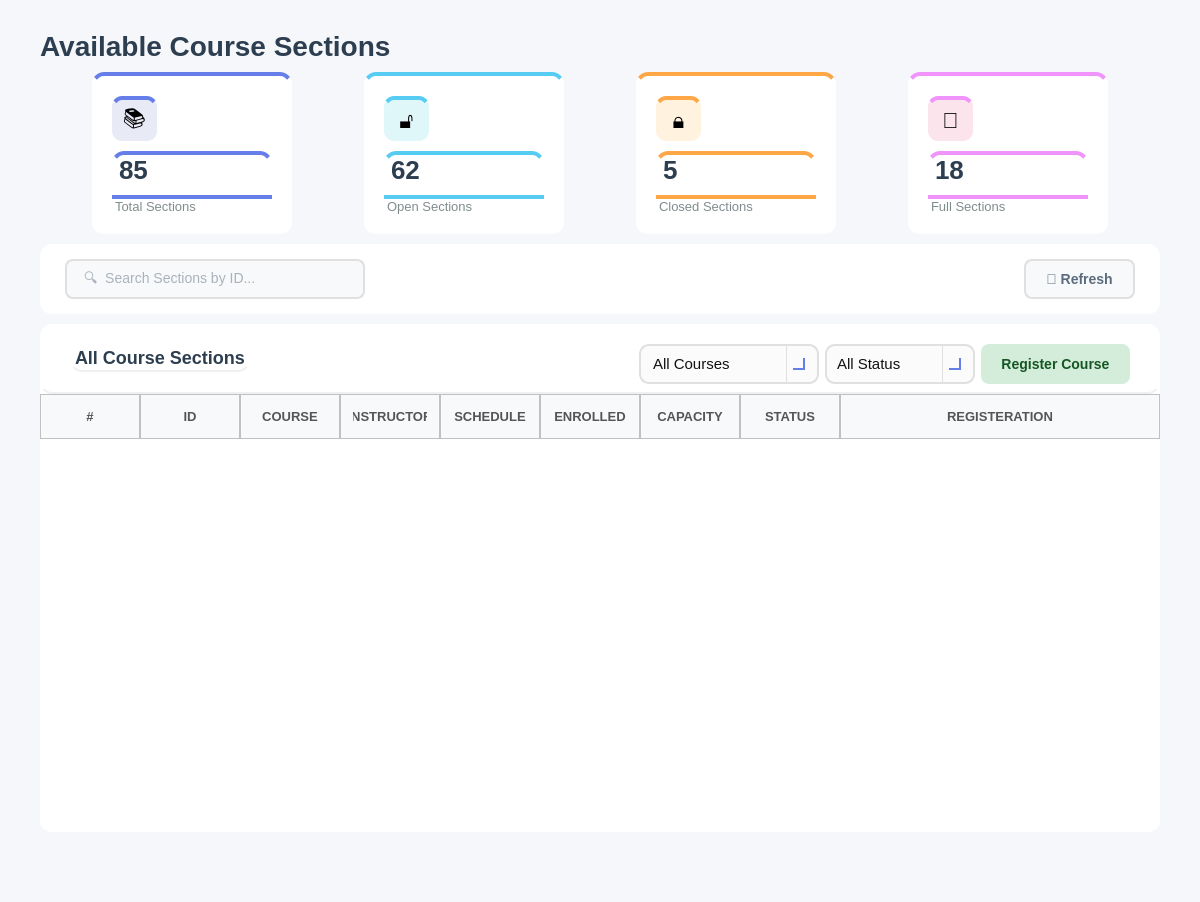
<?xml version="1.0" encoding="UTF-8"?>
<ui version="4.0">
 <class>ViewSections</class>
 <widget class="QWidget" name="ViewSections">
  <property name="geometry">
   <rect>
    <x>0</x>
    <y>0</y>
    <width>1200</width>
    <height>902</height>
   </rect>
  </property>
  <property name="windowTitle">
   <string>Avaliable Sections</string>
  </property>
  <property name="styleSheet">
   <string notr="true">background-color: #f5f7fa;</string>
  </property>
  <layout class="QVBoxLayout" name="mainLayout">
   <property name="spacing">
    <number>10</number>
   </property>
   <property name="leftMargin">
    <number>40</number>
   </property>
   <property name="topMargin">
    <number>30</number>
   </property>
   <property name="rightMargin">
    <number>40</number>
   </property>
   <property name="bottomMargin">
    <number>30</number>
   </property>
   <item>
    <layout class="QHBoxLayout" name="headerLayout">
     <item>
      <widget class="QLabel" name="labelTitle">
       <property name="styleSheet">
        <string notr="true">font-size: 28px; font-weight: bold; color: #2c3e50; background: transparent;</string>
       </property>
       <property name="text">
        <string>Available Course Sections</string>
       </property>
      </widget>
     </item>
     <item>
      <spacer name="headerSpacer">
       <property name="orientation">
        <enum>Qt::Orientation::Horizontal</enum>
       </property>
       <property name="sizeHint" stdset="0">
        <size>
         <width>40</width>
         <height>20</height>
        </size>
       </property>
      </spacer>
     </item>
    </layout>
   </item>
   <item>
    <layout class="QHBoxLayout" name="statsLayout">
     <property name="spacing">
      <number>20</number>
     </property>
     <item>
      <widget class="QFrame" name="totalSectionsFrame">
       <property name="minimumSize">
        <size>
         <width>0</width>
         <height>140</height>
        </size>
       </property>
       <property name="maximumSize">
        <size>
         <width>200</width>
         <height>16777215</height>
        </size>
       </property>
       <property name="styleSheet">
        <string notr="true">background-color: white; border-radius: 12px; border-top: 4px solid #667eea;</string>
       </property>
       <property name="frameShape">
        <enum>QFrame::Shape::StyledPanel</enum>
       </property>
       <layout class="QVBoxLayout" name="totalSectionsLayout">
        <property name="spacing">
         <number>10</number>
        </property>
        <property name="leftMargin">
         <number>20</number>
        </property>
        <property name="topMargin">
         <number>20</number>
        </property>
        <property name="rightMargin">
         <number>20</number>
        </property>
        <property name="bottomMargin">
         <number>20</number>
        </property>
        <item>
         <widget class="QLabel" name="totalSectionsIcon">
          <property name="minimumSize">
           <size>
            <width>45</width>
            <height>45</height>
           </size>
          </property>
          <property name="maximumSize">
           <size>
            <width>45</width>
            <height>45</height>
           </size>
          </property>
          <property name="styleSheet">
           <string notr="true">background-color: #e8eaf6; border-radius: 10px; font-size: 22px;</string>
          </property>
          <property name="text">
           <string>📚</string>
          </property>
          <property name="alignment">
           <set>Qt::AlignmentFlag::AlignCenter</set>
          </property>
         </widget>
        </item>
        <item>
         <widget class="QLabel" name="labelTotalSectionsCount">
          <property name="styleSheet">
           <string notr="true">font-size: 26px; font-weight: bold; color: #2c3e50; background: transparent;</string>
          </property>
          <property name="text">
           <string>85</string>
          </property>
         </widget>
        </item>
        <item>
         <widget class="QLabel" name="labelTotalSections">
          <property name="styleSheet">
           <string notr="true">font-size: 13px; color: #7f8c8d; background: transparent;</string>
          </property>
          <property name="text">
           <string>Total Sections</string>
          </property>
         </widget>
        </item>
       </layout>
      </widget>
     </item>
     <item>
      <widget class="QFrame" name="openSectionsFrame">
       <property name="minimumSize">
        <size>
         <width>0</width>
         <height>140</height>
        </size>
       </property>
       <property name="maximumSize">
        <size>
         <width>200</width>
         <height>16777215</height>
        </size>
       </property>
       <property name="styleSheet">
        <string notr="true">background-color: white; border-radius: 12px; border-top: 4px solid #56ccf2;</string>
       </property>
       <property name="frameShape">
        <enum>QFrame::Shape::StyledPanel</enum>
       </property>
       <layout class="QVBoxLayout" name="openSectionsLayout">
        <property name="spacing">
         <number>10</number>
        </property>
        <property name="leftMargin">
         <number>20</number>
        </property>
        <property name="topMargin">
         <number>20</number>
        </property>
        <property name="rightMargin">
         <number>20</number>
        </property>
        <property name="bottomMargin">
         <number>20</number>
        </property>
        <item>
         <widget class="QLabel" name="openSectionsIcon">
          <property name="minimumSize">
           <size>
            <width>45</width>
            <height>45</height>
           </size>
          </property>
          <property name="maximumSize">
           <size>
            <width>45</width>
            <height>45</height>
           </size>
          </property>
          <property name="styleSheet">
           <string notr="true">background-color: #e0f7fa; border-radius: 10px; font-size: 22px;</string>
          </property>
          <property name="text">
           <string>🔓</string>
          </property>
          <property name="alignment">
           <set>Qt::AlignmentFlag::AlignCenter</set>
          </property>
         </widget>
        </item>
        <item>
         <widget class="QLabel" name="labelOpenSectionsCount">
          <property name="styleSheet">
           <string notr="true">font-size: 26px; font-weight: bold; color: #2c3e50; background: transparent;</string>
          </property>
          <property name="text">
           <string>62</string>
          </property>
         </widget>
        </item>
        <item>
         <widget class="QLabel" name="labelOpenSections">
          <property name="styleSheet">
           <string notr="true">font-size: 13px; color: #7f8c8d; background: transparent;</string>
          </property>
          <property name="text">
           <string>Open Sections</string>
          </property>
         </widget>
        </item>
       </layout>
      </widget>
     </item>
     <item>
      <widget class="QFrame" name="closedSectionsFrame">
       <property name="minimumSize">
        <size>
         <width>0</width>
         <height>140</height>
        </size>
       </property>
       <property name="maximumSize">
        <size>
         <width>200</width>
         <height>16777215</height>
        </size>
       </property>
       <property name="styleSheet">
        <string notr="true">background-color: white; border-radius: 12px; border-top: 4px solid #ffa647;</string>
       </property>
       <property name="frameShape">
        <enum>QFrame::Shape::StyledPanel</enum>
       </property>
       <layout class="QVBoxLayout" name="closedSectionsLayout">
        <property name="spacing">
         <number>10</number>
        </property>
        <property name="leftMargin">
         <number>20</number>
        </property>
        <property name="topMargin">
         <number>20</number>
        </property>
        <property name="rightMargin">
         <number>20</number>
        </property>
        <property name="bottomMargin">
         <number>20</number>
        </property>
        <item>
         <widget class="QLabel" name="closedSectionsIcon">
          <property name="minimumSize">
           <size>
            <width>45</width>
            <height>45</height>
           </size>
          </property>
          <property name="maximumSize">
           <size>
            <width>45</width>
            <height>45</height>
           </size>
          </property>
          <property name="styleSheet">
           <string notr="true">background-color: #fff3e0; border-radius: 10px; font-size: 22px;</string>
          </property>
          <property name="text">
           <string>🔒</string>
          </property>
          <property name="alignment">
           <set>Qt::AlignmentFlag::AlignCenter</set>
          </property>
         </widget>
        </item>
        <item>
         <widget class="QLabel" name="labelClosedSectionsCount">
          <property name="styleSheet">
           <string notr="true">font-size: 26px; font-weight: bold; color: #2c3e50; background: transparent;</string>
          </property>
          <property name="text">
           <string>5</string>
          </property>
         </widget>
        </item>
        <item>
         <widget class="QLabel" name="labelClosedSections">
          <property name="styleSheet">
           <string notr="true">font-size: 13px; color: #7f8c8d; background: transparent;</string>
          </property>
          <property name="text">
           <string>Closed Sections</string>
          </property>
         </widget>
        </item>
       </layout>
      </widget>
     </item>
     <item>
      <widget class="QFrame" name="fullSectionsFrame">
       <property name="minimumSize">
        <size>
         <width>0</width>
         <height>140</height>
        </size>
       </property>
       <property name="maximumSize">
        <size>
         <width>200</width>
         <height>16777215</height>
        </size>
       </property>
       <property name="styleSheet">
        <string notr="true">background-color: white; border-radius: 12px; border-top: 4px solid #f093fb;</string>
       </property>
       <property name="frameShape">
        <enum>QFrame::Shape::StyledPanel</enum>
       </property>
       <layout class="QVBoxLayout" name="fullSectionsLayout">
        <property name="spacing">
         <number>10</number>
        </property>
        <property name="leftMargin">
         <number>20</number>
        </property>
        <property name="topMargin">
         <number>20</number>
        </property>
        <property name="rightMargin">
         <number>20</number>
        </property>
        <property name="bottomMargin">
         <number>20</number>
        </property>
        <item>
         <widget class="QLabel" name="fullSectionsIcon">
          <property name="minimumSize">
           <size>
            <width>45</width>
            <height>45</height>
           </size>
          </property>
          <property name="maximumSize">
           <size>
            <width>45</width>
            <height>45</height>
           </size>
          </property>
          <property name="styleSheet">
           <string notr="true">background-color: #fce4ec; border-radius: 10px; font-size: 22px;</string>
          </property>
          <property name="text">
           <string>💯</string>
          </property>
          <property name="alignment">
           <set>Qt::AlignmentFlag::AlignCenter</set>
          </property>
         </widget>
        </item>
        <item>
         <widget class="QLabel" name="labelFullSectionsCount">
          <property name="styleSheet">
           <string notr="true">font-size: 26px; font-weight: bold; color: #2c3e50; background: transparent;</string>
          </property>
          <property name="text">
           <string>18</string>
          </property>
         </widget>
        </item>
        <item>
         <widget class="QLabel" name="labelFullSections">
          <property name="styleSheet">
           <string notr="true">font-size: 13px; color: #7f8c8d; background: transparent;</string>
          </property>
          <property name="text">
           <string>Full Sections</string>
          </property>
         </widget>
        </item>
       </layout>
      </widget>
     </item>
    </layout>
   </item>
   <item>
    <widget class="QFrame" name="filterFrame">
     <property name="minimumSize">
      <size>
       <width>0</width>
       <height>70</height>
      </size>
     </property>
     <property name="maximumSize">
      <size>
       <width>16777215</width>
       <height>70</height>
      </size>
     </property>
     <property name="styleSheet">
      <string notr="true">background-color: white; border-radius: 12px;</string>
     </property>
     <property name="frameShape">
      <enum>QFrame::Shape::StyledPanel</enum>
     </property>
     <layout class="QHBoxLayout" name="filterLayout">
      <property name="leftMargin">
       <number>25</number>
      </property>
      <property name="topMargin">
       <number>15</number>
      </property>
      <property name="rightMargin">
       <number>25</number>
      </property>
      <property name="bottomMargin">
       <number>15</number>
      </property>
      <item>
       <widget class="QLineEdit" name="lineEditSearch">
        <property name="minimumSize">
         <size>
          <width>300</width>
          <height>40</height>
         </size>
        </property>
        <property name="maximumSize">
         <size>
          <width>200</width>
          <height>16777215</height>
         </size>
        </property>
        <property name="styleSheet">
         <string notr="true">QLineEdit {
    padding: 10px 15px;
    border: 2px solid #e0e0e0;
    border-radius: 8px;
    font-size: 14px;
    background-color: #f8f9fa;   /* light neutral background */
    color: #5a6c7d;             /* text color similar to buttons */
}

QLineEdit:focus {
    border-color: #f5576c;       /* accent border on focus */
    background-color: #ffffff;   /* slightly lighter when active */
}

QLineEdit:disabled {
    background-color: #ededed;   /* washed-out grey */
    color: #a1a8b3;             /* faded text */
}
</string>
        </property>
        <property name="placeholderText">
         <string>🔍  Search Sections by ID...</string>
        </property>
       </widget>
      </item>
      <item>
       <spacer name="filterSpacer">
        <property name="orientation">
         <enum>Qt::Orientation::Horizontal</enum>
        </property>
        <property name="sizeHint" stdset="0">
         <size>
          <width>40</width>
          <height>20</height>
         </size>
        </property>
       </spacer>
      </item>
      <item>
       <widget class="QPushButton" name="buttonRefresh">
        <property name="minimumSize">
         <size>
          <width>100</width>
          <height>40</height>
         </size>
        </property>
        <property name="cursor">
         <cursorShape>PointingHandCursor</cursorShape>
        </property>
        <property name="styleSheet">
         <string notr="true">QPushButton {
    background-color: #f8f9fa;
    color: #5a6c7d;
    border: 2px solid #e0e0e0;
    border-radius: 8px;
    font-size: 14px;
    font-weight: bold;
    padding: 10px 20px;
}

QPushButton:hover {
    border-color: #f5576c;
    color: #f5576c;
}

QPushButton:pressed {
    background-color: #e0e0e0; /* darker grey for pressed feedback */
    border-color: #f5576c;
    color: #f5576c;
}</string>
        </property>
        <property name="text">
         <string>🔄 Refresh</string>
        </property>
       </widget>
      </item>
     </layout>
    </widget>
   </item>
   <item>
    <widget class="QFrame" name="sectionsTableFrame">
     <property name="styleSheet">
      <string notr="true">background-color: white; border-radius: 12px;</string>
     </property>
     <property name="frameShape">
      <enum>QFrame::Shape::StyledPanel</enum>
     </property>
     <layout class="QVBoxLayout" name="sectionsTableMainLayout">
      <property name="spacing">
       <number>0</number>
      </property>
      <property name="leftMargin">
       <number>0</number>
      </property>
      <property name="topMargin">
       <number>0</number>
      </property>
      <property name="rightMargin">
       <number>0</number>
      </property>
      <property name="bottomMargin">
       <number>0</number>
      </property>
      <item>
       <widget class="QFrame" name="tableHeader">
        <property name="minimumSize">
         <size>
          <width>0</width>
          <height>70</height>
         </size>
        </property>
        <property name="maximumSize">
         <size>
          <width>16777215</width>
          <height>70</height>
         </size>
        </property>
        <property name="styleSheet">
         <string notr="true">background: transparent; border-bottom: 2px solid #f0f0f0;</string>
        </property>
        <property name="frameShape">
         <enum>QFrame::Shape::StyledPanel</enum>
        </property>
        <layout class="QHBoxLayout" name="tableHeaderLayout">
         <property name="leftMargin">
          <number>30</number>
         </property>
         <property name="topMargin">
          <number>20</number>
         </property>
         <property name="rightMargin">
          <number>30</number>
         </property>
         <property name="bottomMargin">
          <number>20</number>
         </property>
         <item>
          <widget class="QLabel" name="labelTableTitle">
           <property name="styleSheet">
            <string notr="true">font-size: 18px; font-weight: bold; color: #2c3e50; background: transparent;</string>
           </property>
           <property name="text">
            <string>All Course Sections</string>
           </property>
          </widget>
         </item>
         <item>
          <spacer name="tableTitleSpacer">
           <property name="orientation">
            <enum>Qt::Orientation::Horizontal</enum>
           </property>
           <property name="sizeHint" stdset="0">
            <size>
             <width>40</width>
             <height>20</height>
            </size>
           </property>
          </spacer>
         </item>
         <item>
          <widget class="QComboBox" name="comboBoxFilterCourses">
           <property name="minimumSize">
            <size>
             <width>180</width>
             <height>40</height>
            </size>
           </property>
           <property name="cursor">
            <cursorShape>PointingHandCursor</cursorShape>
           </property>
           <property name="styleSheet">
            <string notr="true">/* ----------------- QComboBox Base ----------------- */
QComboBox {
    border: 2px solid #E0E0E0;          /* main border */
    border-radius: 10px;
    padding: 8px 10px;                   /* Matches QLineEdit padding */
    background: rgba(250, 250, 250, 200);
    font-size: 11pt;
    color: #111111;
}

/* Focused state */
QComboBox:focus {
    border: 2px solid #667EEA; 
    background: rgba(250, 250, 250, 220);
}

/* ----------------- Drop-down Arrow ----------------- */
QComboBox::drop-down {
    subcontrol-origin: padding;
    subcontrol-position: top right;
    width: 30px; 
    border-left-width: 1px;
    border-left-color: #E0E0E0;
    border-left-style: solid;
    border-top-right-radius: 12px;       /* rounder corners */
    border-bottom-right-radius: 12px;    /* rounder corners */
    background: transparent;
}

/* Remove ugly black border on hover/focus */
QComboBox::drop-down:hover,
QComboBox::drop-down:focus {
    border-left-color: #667EEA;
    background: transparent;
    border: none;
}

/* Modern, visible arrow using simple chevron */
QComboBox::down-arrow {
    width: 10px;
    height: 10px;
    border: solid #667EEA;
    border-width: 0 2px 2px 0;
    margin-right: 6px;
}

/* ----------------- Dropdown Popup ----------------- */
/* Dropdown Popup */
QComboBox QAbstractItemView {
    background-color: #fdfdfd;          /* slightly off-white */
    border: 2px solid #E0E0E0;          /* subtle grey border */
    border-radius: 8px;                  /* may not be perfect on Windows */
    color: #111111;
    font-size: 11pt;
    padding: 5px;
    selection-background-color: #667EEA;
    selection-color: white;
    outline: none;
}

/* Items hover/selection */
QComboBox QAbstractItemView::item:hover {
    background-color: rgba(102, 126, 234, 0.1);
    color: #111111;
}

QComboBox QAbstractItemView::item:selected {
    background-color: #667EEA;
    color: white;
}

/* Error highlight for combo box */
QComboBox[error=&quot;true&quot;] {
    border: 2px solid #FF4A4A;
}</string>
           </property>
           <property name="editable">
            <bool>true</bool>
           </property>
           <item>
            <property name="text">
             <string>All Courses</string>
            </property>
           </item>
          </widget>
         </item>
         <item>
          <widget class="QComboBox" name="comboBoxStatusFilter">
           <property name="minimumSize">
            <size>
             <width>150</width>
             <height>40</height>
            </size>
           </property>
           <property name="cursor">
            <cursorShape>PointingHandCursor</cursorShape>
           </property>
           <property name="styleSheet">
            <string notr="true">/* ----------------- QComboBox Base ----------------- */
QComboBox {
    border: 2px solid #E0E0E0;          /* main border */
    border-radius: 10px;
    padding: 8px 10px;                   /* Matches QLineEdit padding */
    background: rgba(250, 250, 250, 200);
    font-size: 11pt;
    color: #111111;
}

/* Focused state */
QComboBox:focus {
    border: 2px solid #667EEA; 
    background: rgba(250, 250, 250, 220);
}

/* ----------------- Drop-down Arrow ----------------- */
QComboBox::drop-down {
    subcontrol-origin: padding;
    subcontrol-position: top right;
    width: 30px; 
    border-left-width: 1px;
    border-left-color: #E0E0E0;
    border-left-style: solid;
    border-top-right-radius: 12px;       /* rounder corners */
    border-bottom-right-radius: 12px;    /* rounder corners */
    background: transparent;
}

/* Remove ugly black border on hover/focus */
QComboBox::drop-down:hover,
QComboBox::drop-down:focus {
    border-left-color: #667EEA;
    background: transparent;
    border: none;
}

/* Modern, visible arrow using simple chevron */
QComboBox::down-arrow {
    width: 10px;
    height: 10px;
    border: solid #667EEA;
    border-width: 0 2px 2px 0;
    margin-right: 6px;
}

/* ----------------- Dropdown Popup ----------------- */
/* Dropdown Popup */
QComboBox QAbstractItemView {
    background-color: #fdfdfd;          /* slightly off-white */
    border: 2px solid #E0E0E0;          /* subtle grey border */
    border-radius: 8px;                  /* may not be perfect on Windows */
    color: #111111;
    font-size: 11pt;
    padding: 5px;
    selection-background-color: #667EEA;
    selection-color: white;
    outline: none;
}

/* Items hover/selection */
QComboBox QAbstractItemView::item:hover {
    background-color: rgba(102, 126, 234, 0.1);
    color: #111111;
}

QComboBox QAbstractItemView::item:selected {
    background-color: #667EEA;
    color: white;
}

/* Error highlight for combo box */
QComboBox[error=&quot;true&quot;] {
    border: 2px solid #FF4A4A;
}</string>
           </property>
           <item>
            <property name="text">
             <string>All Status</string>
            </property>
           </item>
           <item>
            <property name="text">
             <string>Open</string>
            </property>
           </item>
           <item>
            <property name="text">
             <string>Closed</string>
            </property>
           </item>
           <item>
            <property name="text">
             <string>Full</string>
            </property>
           </item>
          </widget>
         </item>
         <item>
          <widget class="QPushButton" name="buttonRegisterCourse">
           <property name="enabled">
            <bool>true</bool>
           </property>
           <property name="minimumSize">
            <size>
             <width>120</width>
             <height>40</height>
            </size>
           </property>
           <property name="cursor">
            <cursorShape>PointingHandCursor</cursorShape>
           </property>
           <property name="styleSheet">
            <string notr="true">/* ---- Approve Button ---- */
QPushButton {
    background-color: #d4edda;
    color: #155724;
    border: none;
    border-radius: 8px;
    font-size: 14px;
    font-weight: bold;
    padding: 10px 20px;
}
QPushButton:hover {
    background-color: #28a745;
    color: white;
}
QPushButton:pressed {
    background-color: #1e7e34;  /* slightly darker for pressed feedback */
}
QPushButton:disabled {
    background-color: #c1d9c3; /* more washed-out green */
    color: #7a8b7a;
}</string>
           </property>
           <property name="text">
            <string>Register Course</string>
           </property>
          </widget>
         </item>
        </layout>
       </widget>
      </item>
      <item>
       <widget class="QTableWidget" name="tableSections">
        <property name="minimumSize">
         <size>
          <width>0</width>
          <height>300</height>
         </size>
        </property>
        <property name="styleSheet">
         <string notr="true">QTableWidget {
    border: none;
    background-color: white;
    gridline-color: #e5e5e5;      /* slightly darker for visibility */
    color: #222222;               /* matches QLineEdit text color */
    font-size: 14px;
}

QTableWidget::item {
    padding: 14px;
    border: none;
    color: #222222;               /* consistent text color */
}

QTableWidget::item:selected {
    background-color: #fcebed;  /* soft pink selection */
    color: #222222;             /* keep text readable */
}

QHeaderView::section {
    background-color: #f8f9fa;
    padding: 12px;
	border: 1px solid #c1c1c1; 
    font-size: 13px;
    color: #555555;               /* similar to readOnly QLineEdit text */
    font-weight: bold;
}
QTableWidget::item:focus {
    outline: none;
    border: none;
}
/* Removes weird selection rectangle */
QTableWidget::item:focus {
    outline: none;
    border: none;
}
QTableWidget::indicator {
    width: 18px;
    height: 18px;
}

QTableWidget::indicator:unchecked {
    border: 1px solid #b8b8b8;      /* soft grey border */
    background-color: #f8f8f8;      /* very light grey */
    border-radius: 3px;             /* slightly rounded */
}

QTableWidget::indicator:checked {
    border: 1px solid #5a5a5a;      /* darker grey when selected */
    background-color: #6c6c6c;      /* washed-out grey instead of harsh green */
    image: url(&quot;&quot;);                 /* remove default checkmark */
    border-radius: 3px;
}

QTableWidget::indicator:checked:hover,
QTableWidget::indicator:unchecked:hover {
    border-color: #3a3a3a;
}

QTableWidget::indicator:checked::after {
    content: &quot;&quot;;
    image: url(&quot;&quot;); /* no default checkmark */
}

/* ===== SCROLLBARS (VERTICAL &amp; HORIZONTAL) ===== */

/* Track */
QScrollBar:vertical, QScrollBar:horizontal {
    background: rgba(255, 255, 255, 0.05);  /* subtle track */
    border-radius: 6px;
    margin: 0px;  /* remove extra space */
}

/* Handle / Thumb */
QScrollBar::handle:vertical, QScrollBar::handle:horizontal {
    background: rgba(120, 120, 120, 0.35);  /* glassy thumb */
    border-radius: 6px;
    border: 1px solid rgba(255, 255, 255, 0.2); /* subtle highlight */
    min-height: 30px; /* vertical */
    min-width: 30px;  /* horizontal */
}

QScrollBar::handle:vertical:hover,
QScrollBar::handle:horizontal:hover {
    background: rgba(120, 120, 120, 0.55);
}

/* Buttons (up/down or left/right) */
QScrollBar::add-line:vertical, QScrollBar::sub-line:vertical,
QScrollBar::add-line:horizontal, QScrollBar::sub-line:horizontal {
    width: 16px;  /* horizontal buttons width */
    height: 16px; /* vertical buttons height */
    background: rgba(180, 180, 180, 0.35);
    border-radius: 4px;
}

/* Arrow icons */
QScrollBar::up-arrow:vertical, QScrollBar::down-arrow:vertical,
QScrollBar::left-arrow:horizontal, QScrollBar::right-arrow:horizontal {
    width: 6px;
    height: 6px;
    background: transparent;
}

/* Remove blank areas */
QScrollBar::add-page:vertical, QScrollBar::sub-page:vertical,
QScrollBar::add-page:horizontal, QScrollBar::sub-page:horizontal {
    background: none;
}

/* Sizes */
QScrollBar:vertical { width: 12px; }
QScrollBar:horizontal { height: 12px; }
</string>
        </property>
        <property name="editTriggers">
         <set>QAbstractItemView::EditTrigger::NoEditTriggers</set>
        </property>
        <property name="alternatingRowColors">
         <bool>true</bool>
        </property>
        <property name="selectionMode">
         <enum>QAbstractItemView::SelectionMode::ContiguousSelection</enum>
        </property>
        <property name="verticalScrollMode">
         <enum>QAbstractItemView::ScrollMode::ScrollPerPixel</enum>
        </property>
        <property name="horizontalScrollMode">
         <enum>QAbstractItemView::ScrollMode::ScrollPerPixel</enum>
        </property>
        <property name="cornerButtonEnabled">
         <bool>true</bool>
        </property>
        <attribute name="horizontalHeaderStretchLastSection">
         <bool>true</bool>
        </attribute>
        <attribute name="verticalHeaderVisible">
         <bool>false</bool>
        </attribute>
        <attribute name="verticalHeaderCascadingSectionResizes">
         <bool>true</bool>
        </attribute>
        <column>
         <property name="text">
          <string>#</string>
         </property>
        </column>
        <column>
         <property name="text">
          <string>ID</string>
         </property>
        </column>
        <column>
         <property name="text">
          <string>COURSE</string>
         </property>
        </column>
        <column>
         <property name="text">
          <string>INSTRUCTOR</string>
         </property>
        </column>
        <column>
         <property name="text">
          <string>SCHEDULE</string>
         </property>
        </column>
        <column>
         <property name="text">
          <string>ENROLLED</string>
         </property>
        </column>
        <column>
         <property name="text">
          <string>CAPACITY</string>
         </property>
        </column>
        <column>
         <property name="text">
          <string>STATUS</string>
         </property>
        </column>
        <column>
         <property name="text">
          <string>REGISTERATION</string>
         </property>
        </column>
       </widget>
      </item>
     </layout>
    </widget>
   </item>
   <item>
    <spacer name="verticalSpacer">
     <property name="orientation">
      <enum>Qt::Orientation::Vertical</enum>
     </property>
     <property name="sizeType">
      <enum>QSizePolicy::Policy::Maximum</enum>
     </property>
     <property name="sizeHint" stdset="0">
      <size>
       <width>20</width>
       <height>40</height>
      </size>
     </property>
    </spacer>
   </item>
  </layout>
 </widget>
 <resources/>
 <connections/>
</ui>
